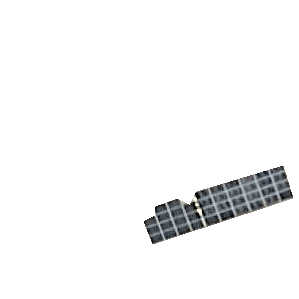
#> input picture dataset/arrays/in_domain_arrays/LB_mask.png, 299 x 299 px
$ python -i ood_background_dataset.py   (imports and definitions only)
#> lines starting #> are read from the running program, lines starting #| are printed output that depends on the picture
#> further down, picture is the input picture: PIL image 299x299 RGBA; mean R, G, B, A 93.7, 94.4, 82.1, 14.5
# -*- coding: utf-8 -*-

from PIL import Image, ImageOps, ImageChops
import numpy as np
import pandas as pd
import os
from shapely.geometry import Point
from shapely.geometry.polygon import Polygon
from tqdm import tqdm
import itertools
import random
import sys
import argparse


"""
Generates a test set with 16k samples of the four types of instances, with the urban background, unseen
in the previous PITW dataset.
"""


# Arguments
parser = argparse.ArgumentParser(description = 'Dataset creation')

# parser.add_argument('--train_count', default = 40000, help = "Number of (positive) samples in the training dataset", type = int)
# parser.add_argument('--val_count', default = 4000, help = "Number of (positive) samples in the validation dataset", type = int)
# [12 lines not run here, left out]

def transform_array(im, crop = False):
    """
    applies a series of transforms to an image

    returns the transformed image.
    """
#> called with crop = False

    if crop:
        area = (30,30,254,254)
        im = im.crop(area)


    # dimension of the input image
    width, height = im.size
#> width = 299; height = 299

    # random values for the rotation and offset
    rotation = np.random.randint(360)
    x_offset = np.random.randint(width / 4)
#> x_offset = 47
    y_offset = np.random.randint(height / 4)
#> y_offset = 64

    # compute the offset and crop the image to avoid repeated
    # arrays

    im = ImageChops.offset(im, x_offset, y_offset)
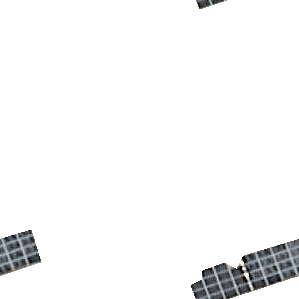
#> im: PIL image 299x299 RGBA; mean R, G, B, A 93.7, 94.4, 82.1, 14.5; transparent parts drawn white
    im.paste((0, 0, 0, 0), (0, 0, x_offset, height))
    im.paste((0, 0, 0, 0), (0, 0, width, y_offset))
    im.convert("RGBA")

    # rotate the image
    im = im.rotate(rotation)
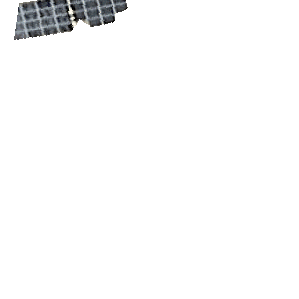
#> im: PIL image 299x299 RGBA; mean R, G, B, A 58.6, 60, 52.1, 8.9; transparent parts drawn white

    # Mirror and flip :
    if np.random.uniform() < .5:
        im = ImageOps.mirror(im)

    if np.random.uniform() < .5:
        im = ImageOps.flip(im)

    return im

"""
Transforms a background image
Applies random flips and mirrors to the image.
"""
# [24 lines left out: function transform_background, not called in this run]

"""
Combines a random transformation of the array image and
a random transformation of the background image.
"""
# [6 lines left out: function create_positive_image, not called in this run]


"""
Generates samples for a given (background, array) pair. It also generates the associated
.csv label file.
Overall, 2 * count samples are generated : half are positive images, the other half
negative images. By convention, positive images are numbered from 1 to count and
negative images from count + 1 to 2 * count.
"""


# [64 lines left out: function generate_samples, not called in this run]

"""
Generates a full dataset (encompassing all sub catgories files).
"""
# [115 lines left out: function generate_dataset, not called in this run]


"""
Generates the complete dataset
"""

# [23 lines left out: function generate_complete_dataset, not called in this run]


# [24 lines not run here, left out]

>>> from PIL import Image
>>> picture = Image.open('arrays/in_domain_arrays/LB_mask.png')
>>> result = transform_array(picture)
